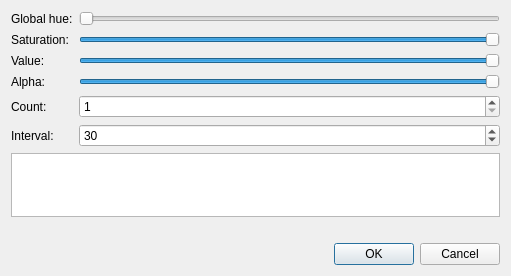
<?xml version="1.0" encoding="UTF-8"?>
<ui version="4.0">
 <class>ComplementaryOffsetDialog</class>
 <widget class="QDialog" name="ComplementaryOffsetDialog">
  <property name="geometry">
   <rect>
    <x>0</x>
    <y>0</y>
    <width>511</width>
    <height>276</height>
   </rect>
  </property>
  <property name="windowTitle">
   <string>Complementary scheme</string>
  </property>
  <layout class="QVBoxLayout" name="verticalLayout">
   <item>
    <layout class="QFormLayout" name="formLayout">
     <property name="fieldGrowthPolicy">
      <enum>QFormLayout::AllNonFixedFieldsGrow</enum>
     </property>
     <item row="0" column="0">
      <widget class="QLabel" name="globalHueLabel">
       <property name="text">
        <string>Global hue:</string>
       </property>
      </widget>
     </item>
     <item row="0" column="1">
      <widget class="QSlider" name="globalHueSlider">
       <property name="maximum">
        <number>359</number>
       </property>
       <property name="orientation">
        <enum>Qt::Horizontal</enum>
       </property>
      </widget>
     </item>
     <item row="1" column="0">
      <widget class="QLabel" name="saturationLabel">
       <property name="text">
        <string>Saturation:</string>
       </property>
      </widget>
     </item>
     <item row="4" column="0">
      <widget class="QLabel" name="countLabel">
       <property name="text">
        <string>Count:</string>
       </property>
      </widget>
     </item>
     <item row="4" column="1">
      <widget class="QSpinBox" name="countSpinBox">
       <property name="minimum">
        <number>1</number>
       </property>
       <property name="maximum">
        <number>999</number>
       </property>
       <property name="value">
        <number>1</number>
       </property>
      </widget>
     </item>
     <item row="5" column="0">
      <widget class="QLabel" name="intervalLabel">
       <property name="text">
        <string>Interval:</string>
       </property>
      </widget>
     </item>
     <item row="5" column="1">
      <widget class="QSpinBox" name="intervalSpinBox">
       <property name="maximum">
        <number>359</number>
       </property>
       <property name="value">
        <number>30</number>
       </property>
      </widget>
     </item>
     <item row="2" column="0">
      <widget class="QLabel" name="valueLabel">
       <property name="text">
        <string>Value:</string>
       </property>
      </widget>
     </item>
     <item row="2" column="1">
      <widget class="QSlider" name="valueSlider">
       <property name="maximum">
        <number>255</number>
       </property>
       <property name="value">
        <number>255</number>
       </property>
       <property name="orientation">
        <enum>Qt::Horizontal</enum>
       </property>
      </widget>
     </item>
     <item row="1" column="1">
      <widget class="QSlider" name="saturationSlider">
       <property name="maximum">
        <number>255</number>
       </property>
       <property name="value">
        <number>255</number>
       </property>
       <property name="orientation">
        <enum>Qt::Horizontal</enum>
       </property>
      </widget>
     </item>
     <item row="3" column="0">
      <widget class="QLabel" name="alphaLabel">
       <property name="text">
        <string>Alpha:</string>
       </property>
      </widget>
     </item>
     <item row="3" column="1">
      <widget class="QSlider" name="alphaSlider">
       <property name="maximum">
        <number>255</number>
       </property>
       <property name="value">
        <number>255</number>
       </property>
       <property name="orientation">
        <enum>Qt::Horizontal</enum>
       </property>
      </widget>
     </item>
    </layout>
   </item>
   <item>
    <widget class="ColorListPreView" name="listView">
     <property name="maximumSize">
      <size>
       <width>16777215</width>
       <height>64</height>
      </size>
     </property>
     <property name="verticalScrollBarPolicy">
      <enum>Qt::ScrollBarAlwaysOff</enum>
     </property>
     <property name="horizontalScrollBarPolicy">
      <enum>Qt::ScrollBarAlwaysOff</enum>
     </property>
     <property name="sizeAdjustPolicy">
      <enum>QAbstractScrollArea::AdjustToContents</enum>
     </property>
     <property name="autoScroll">
      <bool>false</bool>
     </property>
     <property name="autoScrollMargin">
      <number>0</number>
     </property>
     <property name="editTriggers">
      <set>QAbstractItemView::NoEditTriggers</set>
     </property>
     <property name="flow">
      <enum>QListView::LeftToRight</enum>
     </property>
     <property name="isWrapping" stdset="0">
      <bool>false</bool>
     </property>
     <property name="layoutMode">
      <enum>QListView::Batched</enum>
     </property>
     <property name="viewMode">
      <enum>QListView::ListMode</enum>
     </property>
     <property name="uniformItemSizes">
      <bool>false</bool>
     </property>
    </widget>
   </item>
   <item>
    <spacer name="verticalSpacer">
     <property name="orientation">
      <enum>Qt::Vertical</enum>
     </property>
     <property name="sizeHint" stdset="0">
      <size>
       <width>20</width>
       <height>40</height>
      </size>
     </property>
    </spacer>
   </item>
   <item>
    <widget class="QDialogButtonBox" name="buttonBox">
     <property name="orientation">
      <enum>Qt::Horizontal</enum>
     </property>
     <property name="standardButtons">
      <set>QDialogButtonBox::Cancel|QDialogButtonBox::Ok</set>
     </property>
    </widget>
   </item>
  </layout>
 </widget>
 <customwidgets>
  <customwidget>
   <class>ColorListPreView</class>
   <extends>QListView</extends>
   <header>ColorListPreView.hpp</header>
  </customwidget>
 </customwidgets>
 <resources/>
 <connections>
  <connection>
   <sender>buttonBox</sender>
   <signal>accepted()</signal>
   <receiver>ComplementaryOffsetDialog</receiver>
   <slot>accept()</slot>
   <hints>
    <hint type="sourcelabel">
     <x>248</x>
     <y>254</y>
    </hint>
    <hint type="destinationlabel">
     <x>157</x>
     <y>274</y>
    </hint>
   </hints>
  </connection>
  <connection>
   <sender>buttonBox</sender>
   <signal>rejected()</signal>
   <receiver>ComplementaryOffsetDialog</receiver>
   <slot>reject()</slot>
   <hints>
    <hint type="sourcelabel">
     <x>316</x>
     <y>260</y>
    </hint>
    <hint type="destinationlabel">
     <x>286</x>
     <y>274</y>
    </hint>
   </hints>
  </connection>
 </connections>
</ui>
